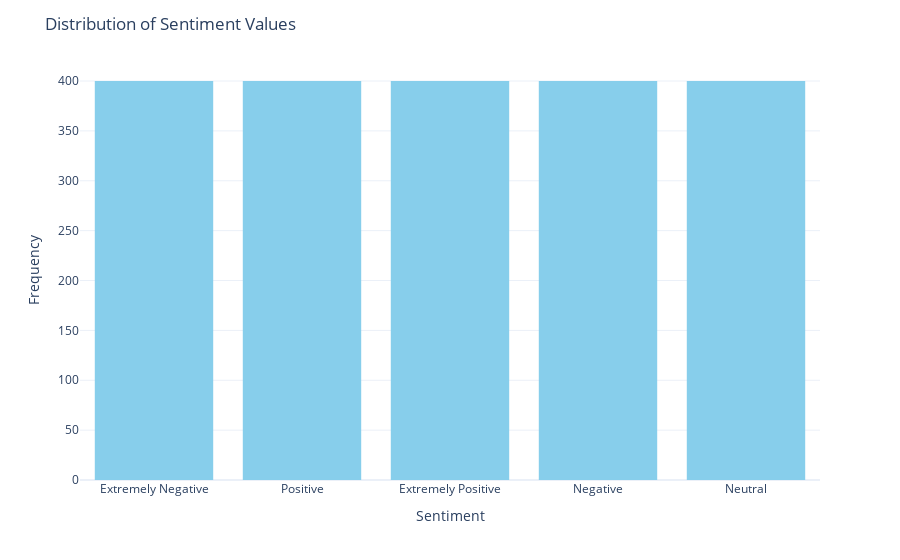

The notebook cell saved with this chart:
### Markdown cell above
#### Compressing the dataset into the equally-distributed dataset, where each class has its own 400 records - 2000 samples combined

### Code cell
samples_list = []

for emotion in train_df['Sentiment'].unique():
    # Select the first 400 samples for the current emotion
    samples = train_df[train_df['Sentiment'] == emotion].head(400)
    samples_list.append(samples)

# Concatenation
equal_distribution_df = pd.concat(samples_list, ignore_index=True)

fig = px.histogram(equal_distribution_df, x='Sentiment', color_discrete_sequence=['skyblue'])
fig.update_layout(
    title='Distribution of Sentiment Values',
    xaxis_title='Sentiment',
    yaxis_title='Frequency',
    template='plotly_white'
)
fig.show()

### Figure 1 — Plotly figure (JSON) as saved in the notebook; plotly's stock layout.template omitted (floating-point values rounded to 4 significant figures; data arrays with more than 128 entries replaced by an {"elided": "..."} marker saying what was removed)
{"data": [{"alignmentgroup": "True", "bingroup": "x", "hovertemplate": "Sentiment=%{x}<br>count=%{y}<extra></extra>", "legendgroup": "", "marker": {"color": "skyblue", "pattern": {"shape": ""}}, "name": "", "offsetgroup": "", "orientation": "v", "showlegend": false, "type": "histogram", "x": {"elided": "2000 str values"}, "xaxis": "x", "yaxis": "y"}], "layout": {"barmode": "relative", "legend": {"tracegroupgap": 0}, "margin": {"t": 60}, "title": {"text": "Distribution of Sentiment Values"}, "xaxis": {"anchor": "y", "domain": [0, 1], "title": {"text": "Sentiment"}}, "yaxis": {"anchor": "x", "domain": [0, 1], "title": {"text": "Frequency"}}}}
